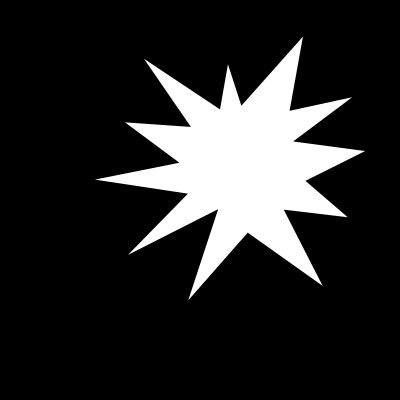
#> input picture Module 10: Image Descriptors/10.4 Hu Moments/shape_explosion.jpg, 400 x 400 px
$ python hats.py --image '../../Module 10: Image Descriptors/10.4 Hu Moments/shape_explosion.jpg'
#> lines starting #> are read from the running program, lines starting #| are printed output that depends on the picture
import argparse
import cv2

# construct the argument parser and parse the arguments
ap = argparse.ArgumentParser()
ap.add_argument("-i", "--image", required=True, help="Path to the image")
args = vars(ap.parse_args())

# load the image and convert it to grayscale
image = cv2.imread(args["image"])
#> image is the input picture: shape (400, 400, 3); min 0, max 255, mean 41.2
gray = cv2.cvtColor(image, cv2.COLOR_BGR2GRAY)

# construct a rectangular kernel and apply a blackhat operation which
# enables us to find dark regions on a light background
rectKernel = cv2.getStructuringElement(cv2.MORPH_RECT, (13, 5))
blackhat = cv2.morphologyEx(gray, cv2.MORPH_BLACKHAT, rectKernel)
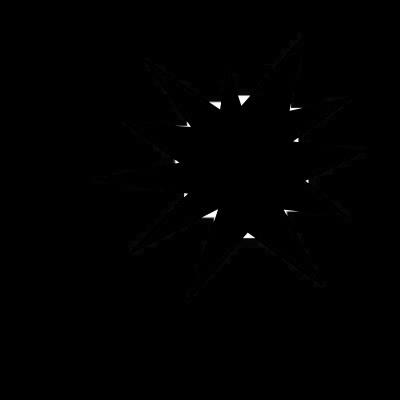
#> blackhat: shape (400, 400); min 0, max 255, mean 0.7

# similarly, a tophat (also called a "whitehat") operation will enable
# us to find light regions on a dark background
tophat = cv2.morphologyEx(gray, cv2.MORPH_TOPHAT, rectKernel)

# show the output images
cv2.imshow("Original", image)
cv2.imshow("Blackhat", blackhat)
cv2.imshow("Tophat", tophat)
cv2.waitKey(0)
